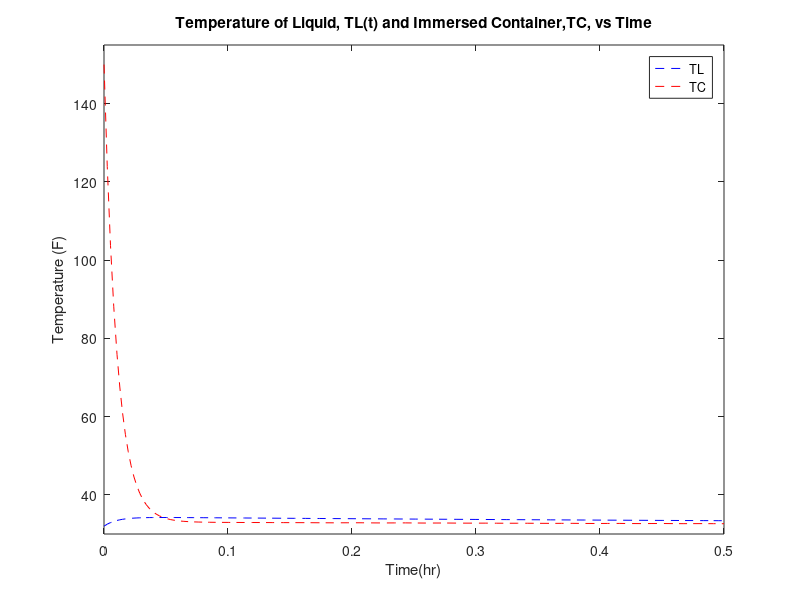

Reproduce this figure in MATLAB.
%Problem 3
clc
clear all 
%  Define the given parameters
Ai= 0.4;          %ft^2
Ao= 0.5;          %ft^2
h = 8.8;          %Btu/hr/ft^3/F
rho=[62 139];     %lbm/ft^3
cp =[1 0.2];      %Btu/lbm/F
V  =[0.03 0.003]; %ft^3
%The intial conditions
%    L0   C0
y0 =[32   150];

t1=0.5;

ydot= @(t,y)[ (Ai*h)/(rho(1)*cp(1)*V(1)) * (y(2)-y(1))
              (Ao*h)/(rho(2)*cp(2)*V(2)) * (32-y(2)) + (Ai*h)/(rho(2)*cp(2)*V(2)) * (y(1)-y(2)) ];
   
[t,y] = ode45(ydot, [0 t1], y0);

plot(t, y(:,1),'b--', t, y(:,2),'r--')
legend('TL', 'TC')
title(' Temperature of Liquid, TL(t) and Immersed Container,TC, vs Time ')
ylabel('Temperature (F)')
xlabel('Time(hr)')
axis([0 t1 30 155])
disp('It is worth noting that the final temperatures are not shown in the plot. The temperature of liquid is decreasing further. Temeperatures reach their final values at about 2.5 hours')
